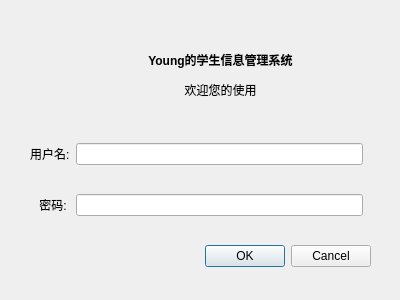
<?xml version="1.0" encoding="UTF-8"?>
<ui version="4.0">
 <class>LoginDialog</class>
 <widget class="QDialog" name="LoginDialog">
  <property name="geometry">
   <rect>
    <x>0</x>
    <y>0</y>
    <width>400</width>
    <height>300</height>
   </rect>
  </property>
  <property name="windowTitle">
   <string>Dialog</string>
  </property>
  <widget class="QDialogButtonBox" name="buttonBox">
   <property name="geometry">
    <rect>
     <x>30</x>
     <y>240</y>
     <width>341</width>
     <height>32</height>
    </rect>
   </property>
   <property name="orientation">
    <enum>Qt::Horizontal</enum>
   </property>
   <property name="standardButtons">
    <set>QDialogButtonBox::Cancel|QDialogButtonBox::Ok</set>
   </property>
  </widget>
  <widget class="QLabel" name="Welcome">
   <property name="geometry">
    <rect>
     <x>80</x>
     <y>30</y>
     <width>281</width>
     <height>91</height>
    </rect>
   </property>
   <property name="styleSheet">
    <string notr="true">font: 10pt &quot;幼圆&quot;;</string>
   </property>
   <property name="text">
    <string>&lt;html&gt;&lt;head/&gt;&lt;body&gt;&lt;p align=&quot;center&quot;&gt;&lt;span style=&quot; font-weight:600;&quot;&gt;Young的学生信息管理系统&lt;/span&gt;&lt;/p&gt;&lt;p align=&quot;center&quot;&gt;欢迎您的使用&lt;/p&gt;&lt;/body&gt;&lt;/html&gt;</string>
   </property>
  </widget>
  <widget class="QWidget" name="gridLayoutWidget_2">
   <property name="geometry">
    <rect>
     <x>30</x>
     <y>120</y>
     <width>333</width>
     <height>121</height>
    </rect>
   </property>
   <layout class="QGridLayout" name="gridLayout_2">
    <item row="0" column="1">
     <widget class="QLineEdit" name="UserEdit"/>
    </item>
    <item row="0" column="0">
     <widget class="QLabel" name="UserName">
      <property name="text">
       <string>用户名:</string>
      </property>
     </widget>
    </item>
    <item row="1" column="1">
     <widget class="QLineEdit" name="PwdEdit"/>
    </item>
    <item row="1" column="0">
     <widget class="QLabel" name="Password">
      <property name="text">
       <string>&lt;html&gt;&lt;head/&gt;&lt;body&gt;&lt;p align=&quot;right&quot;&gt;密码:  &lt;/p&gt;&lt;/body&gt;&lt;/html&gt;</string>
      </property>
     </widget>
    </item>
   </layout>
  </widget>
  <widget class="QLabel" name="label">
   <property name="geometry">
    <rect>
     <x>30</x>
     <y>30</y>
     <width>91</width>
     <height>81</height>
    </rect>
   </property>
   <property name="text">
    <string>&lt;html&gt;&lt;head/&gt;&lt;body&gt;&lt;p&gt;&lt;img src=&quot;:/icon/icon/softSmall.png&quot;/&gt;&lt;/p&gt;&lt;/body&gt;&lt;/html&gt;</string>
   </property>
  </widget>
 </widget>
 <resources/>
 <connections>
  <connection>
   <sender>buttonBox</sender>
   <signal>accepted()</signal>
   <receiver>LoginDialog</receiver>
   <slot>accept()</slot>
   <hints>
    <hint type="sourcelabel">
     <x>248</x>
     <y>254</y>
    </hint>
    <hint type="destinationlabel">
     <x>157</x>
     <y>274</y>
    </hint>
   </hints>
  </connection>
  <connection>
   <sender>buttonBox</sender>
   <signal>rejected()</signal>
   <receiver>LoginDialog</receiver>
   <slot>reject()</slot>
   <hints>
    <hint type="sourcelabel">
     <x>316</x>
     <y>260</y>
    </hint>
    <hint type="destinationlabel">
     <x>286</x>
     <y>274</y>
    </hint>
   </hints>
  </connection>
 </connections>
</ui>
